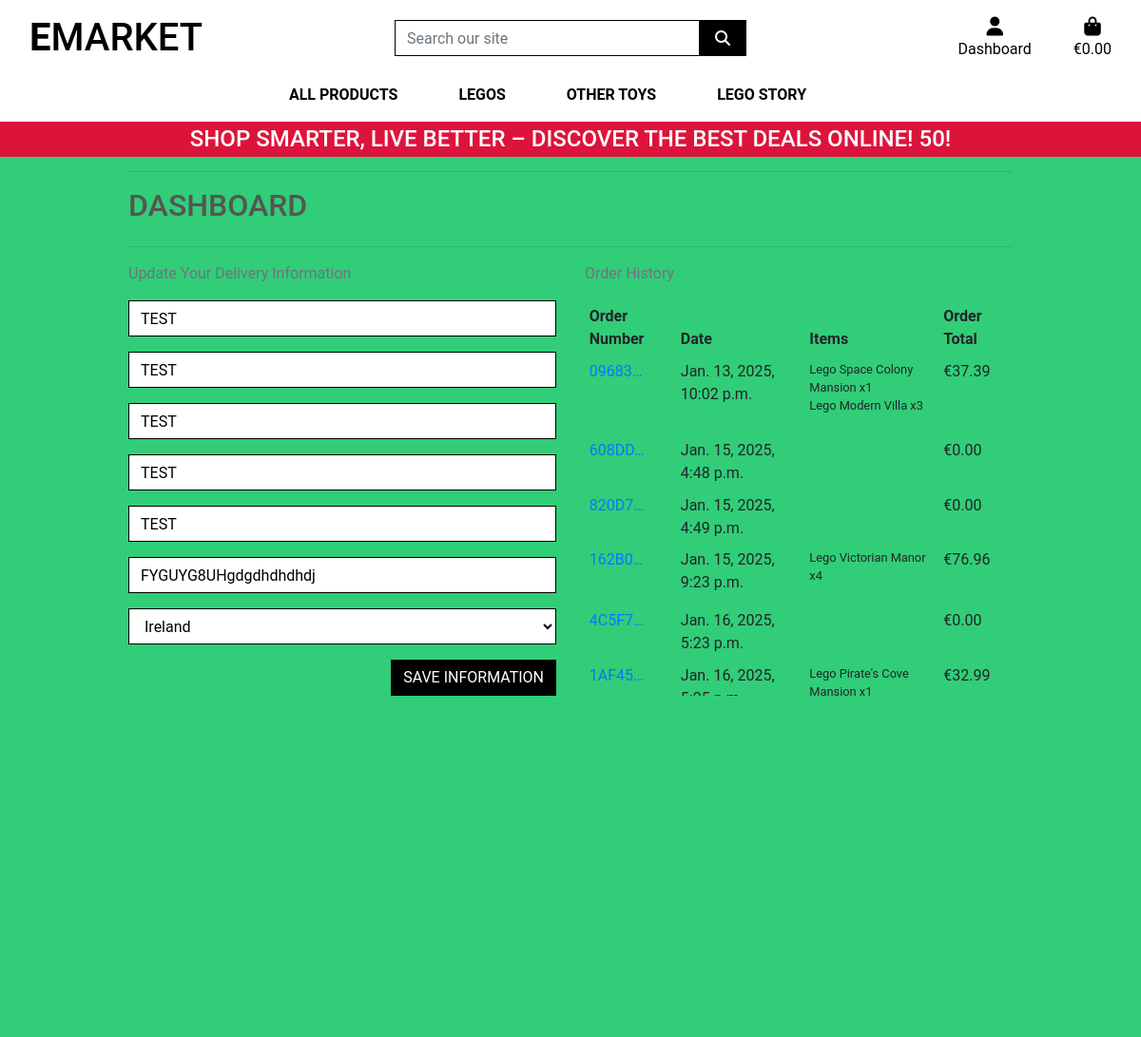
Screenshot of /profile/ (signed in) with the database file from the repository.
### profiles/models.py (models this page shows, shortened)
class UserProfile(models.Model):
    user = models.OneToOneField(User, on_delete=models.CASCADE)
    default_phone_number = models.CharField(max_length=20,
                                            null=True, blank=True)
    default_street_address1 = models.CharField(max_length=80,
                                               null=True, blank=True)
    default_street_address2 = models.CharField(max_length=80,
                                               null=True, blank=True)
    default_town_or_city = models.CharField(max_length=40,
                                            null=True, blank=True)
    default_county = models.CharField(max_length=80,
                                      null=True, blank=True)
    default_postcode = models.CharField(max_length=20,
                                        null=True, blank=True)
    default_country = CountryField(blank_label='Country',
                                   null=True, blank=True)

### checkout/models.py (models this page shows, shortened)
class Order(models.Model):
    order_number = models.CharField(max_length=32, null=False, editable=False)
    user_profile = models.ForeignKey(UserProfile, on_delete=models.SET_NULL,
                                     null=True, blank=True,
                                     related_name='orders')
    full_name = models.CharField(max_length=50, null=False, blank=False)
    email = models.EmailField(max_length=254, null=False, blank=False)
    phone_number = models.CharField(max_length=20, null=False, blank=False)
    country = CountryField(blank_label='Country *', null=False, blank=False)
    postcode = models.CharField(max_length=20, null=True, blank=True)
    town_or_city = models.CharField(max_length=40, null=False, blank=False)
    street_address1 = models.CharField(max_length=80, null=False, blank=False)
    street_address2 = models.CharField(max_length=80, null=True, blank=True)
    county = models.CharField(max_length=80, null=True, blank=True)
    date = models.DateTimeField(auto_now_add=True)
    delivery_cost = models.DecimalField(max_digits=6, decimal_places=2,
                                        null=False, default=0)
    order_total = models.DecimalField(max_digits=10, decimal_places=2,
                                      null=False, default=0)
    grand_total = models.DecimalField(max_digits=10, decimal_places=2,
                                      null=False, default=0)
    original_bag = models.TextField(null=False, blank=False, default='')
    stripe_pid = models.CharField(max_length=254, null=False, blank=False,
                                  default='')

class OrderLineItem(models.Model):
    order = models.ForeignKey(Order, null=False, blank=False,
                              on_delete=models.CASCADE,
                              related_name='lineitems')
    product = models.ForeignKey(Product, null=False, blank=False,
                                on_delete=models.CASCADE)
    product_size = models.CharField(max_length=2, null=True,
                                    blank=True)  # XS, S, M, L, XL
    quantity = models.IntegerField(null=False, blank=False, default=0)
    lineitem_total = models.DecimalField(max_digits=6, decimal_places=2,
                                         null=False, blank=False,
                                         editable=False)

### products/models.py (models this page shows, shortened)
class Product(models.Model):
    category = models.ForeignKey('Category', null=True, blank=True, on_delete=models.SET_NULL)
    name = models.CharField(max_length=254)
    description = models.TextField()
    price = models.DecimalField(max_digits=6, decimal_places=2)
    age = models.CharField(max_length=50, null=True, blank=True)
    image = models.ImageField(null=True, blank=True)

### profiles/views.py (the view)
# urls.py: path('profile/', include('profiles.urls')),
@login_required
def profile(request):
    profile = get_object_or_404(UserProfile, user=request.user)
    if request.method == 'POST':
        form = UserProfileForm(request.POST, instance=profile)
        if form.is_valid():
            form.save()
            messages.success(request, 'Profile updated successfully')
        else:
            messages.error(request,
                           ('Update failed. Please ensure '
                            'the form is valid.'))
    else:
        form = UserProfileForm(instance=profile)
    orders = profile.orders.all()
    template = 'profiles/profile.html'
    context = {
        'form': form,
        'orders': orders,
        'on_profile_page': True
    }
    return render(request, template, context)

### bag/contexts.py (called while the page is built, shortened)
def bag_contents(request):
    bag_items = []
    total = 0
    product_count = 0
    bag = request.session.get('bag', {})
    if total < settings.FREE_DELIVERY_THRESHOLD:
        delivery = total * Decimal(settings.STANDARD_DELIVERY_PERCENTAGE / 100)
        free_delivery_delta = settings.FREE_DELIVERY_THRESHOLD - total
    else:
        delivery = 0
        free_delivery_delta = 0
    grand_total = delivery + total
    context = {
        'bag_items': bag_items,
        'total': total,
        'product_count': product_count,
        'delivery': delivery,
        'free_delivery_delta': free_delivery_delta,
        'free_delivery_threshold': settings.FREE_DELIVERY_THRESHOLD,
        'grand_total': grand_total,
    }
    return context

### profiles/templates/profiles/profile.html (shortened to what this page needs)
{% extends "base.html" %}
{% load static %}
{% block extra_css %}
    <link rel="stylesheet" href="{% static 'profiles/css/profile.css' %}">
{% endblock %}
{% block page_header %}
    <div class="container header-container">
    </div>
{% endblock %}
{% block content %}
    <div class="overlay"></div>
    <div class="container">
        <div class="row">
            <div class="col">
                <hr>
                <h2 class="logo-font mb-4">Dashboard</h2>
                <hr>
            </div>
        </div>
        <div class="row">
            <div class="col-12 col-lg-6">
                <p class="text-muted">Update Your Delivery Information</p>
                <form class="mt-3" action="{% url 'profile' %}" method="POST" id="profile-update-form">
                    {{ form|crispy }}
                    <button class="btn btn-black rounded-0 text-uppercase float-right">Save Information</button>
                </form>
            </div>
            <div class="col-12 col-lg-6">
                <p class="text-muted">Order History</p>
                <div class="order-history table-responsive">
                    <table class="table table-sm table-borderless">
                        <thead>
                            <tr>
                                <th>Order Number</th>
                                <th>Date</th>
                                <th>Items</th>
                                <th>Order Total</th>
                            </tr>
                        </thead>
                        <tbody>
                            {% for order in orders %}
                                <tr>
                                    <td>
                                        <a href="{% url 'order_history' order.order_number %}"
                                        title="{{ order.order_number }}">
                                            {{ order.order_number|truncatechars:6 }}
                                        </a>
                                    </td>
                                    <td>{{ order.date }}</td>
                                    <td>
                                        <ul class="list-unstyled">
                                            {% for item in order.lineitems.all %}
                                                <li class="small">
                                                    {{ item.product.name }} x{{ item.quantity }}
                                                </li>
                                            {% endfor %}
                                        </ul>
                                    </td>
                                    <td>€{{ order.grand_total }}</td>
                                </tr>
                            {% endfor %}
                        </tbody>
                    </table>
                </div>
            </div>
        </div>
    </div>
{% endblock %}

### static/css/base.css (style rules this page uses)
html { height: 100%; }
body { background: url('/media/duplo-1981724.jpg') no-repeat center center fixed; background-size: cover; height: calc(100vh - 164px); color: #555; font-family: 'Roboto'; }
.logo-font { text-transform: uppercase; }
.btn-black { background: black; color: white; }
.border-black { border: 1px solid black !important; }
.overlay { min-height: 100%; width: 100%; top: 0; left: 0; position: fixed; background: rgb(50, 205, 120); z-index: -1; height: 100%; }
@media (min-width: 1200px) { .container { max-width: 80%; } }
@media (min-width: 992px) { .header-container { padding-top: 164px; } }

### profiles/static/profiles/css/profile.css (style rules this page uses)
.order-history { max-height: 416px; overflow-y: auto; }
#profile-update-form .form-control { color: #000; }
#profile-update-form input::placeholder { color: #aab7c4; }
#id_default_country, #id_default_country option:not(:first-child) { color: #000; }

### rows the page displays
UserProfile: default_phone_number "TEST", default_street_address1 "TEST", default_street_address2 "TEST", default_town_or_city "TEST", default_county "TEST", default_postcode "FYGUYG8UHgdgdhdhdhdj", default_country "Ireland"
Order: order_number "09683…", date "Jan. 13, 2025, 10:02 p.m.", grand_total "37.39"
OrderLineItem: product.name "Lego Space Colony Mansion", quantity "1"
OrderLineItem: product.name "Lego Modern Villa", quantity "3"
Order: order_number "608DD…", date "Jan. 15, 2025, 4:48 p.m.", grand_total "0.00"
Order: order_number "820D7…", date "Jan. 15, 2025, 4:49 p.m.", grand_total "0.00"
Order: order_number "162B0…", date "Jan. 15, 2025, 9:23 p.m.", grand_total "76.96"
OrderLineItem: product.name "Lego Victorian Manor", quantity "4"
Order: order_number "4C5F7…", date "Jan. 16, 2025, 5:23 p.m.", grand_total "0.00"
Order: order_number "1AF45…", date "Jan. 16, 2025,…", grand_total "32.99"
OrderLineItem: product.name "Lego Pirate's Cove Mansion", quantity "1"

### other values shown
{{ free_delivery_threshold }} "50"
